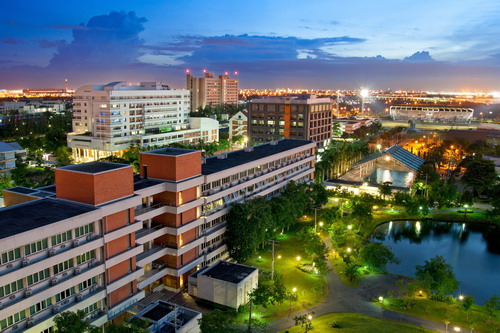
#> input picture Lab1/kmitl.jpg, 500 x 333 px, found by its file name
$ python lab1-1_4.py
#> lines starting #> are read from the running program, lines starting #| are printed output that depends on the picture
import cv2
import numpy as np
import math
import matplotlib.image as mpimg

#matplotlib notbook
from matplotlib import pyplot as plt
from mpl_toolkits.mplot3d import Axes3D

# Load the image in grayscale
image = cv2.imread('lab1/kmitl.jpg', cv2.IMREAD_GRAYSCALE)
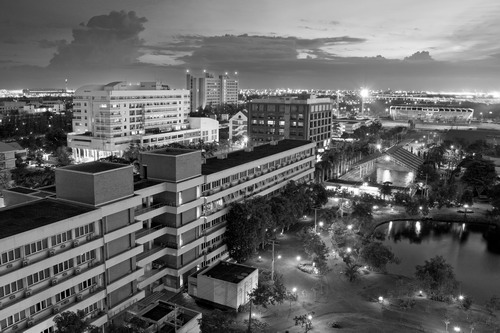
#> image: shape (333, 500); min 0, max 255, mean 101.3

# Resize the image to 200x200 pixels
width, height = 200, 200
resized_image = cv2.resize(image, (width, height))
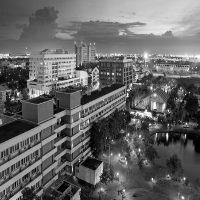
#> resized_image: shape (200, 200); min 0, max 255, mean 101.2

# Create meshgrid for X, Y coordinates
x_coords = np.arange(0, resized_image.shape[1])
#> x_coords = 200 values from 0 to 199
y_coords = np.arange(0, resized_image.shape[0])
#> y_coords = 200 values from 0 to 199
X, Y = np.meshgrid(x_coords, y_coords)

# Convert image pixel values to float for 3D plotting
image_float = resized_image.astype(float)

# Create a 3D figure
fig = plt.figure(figsize=(10, 6))
ax = fig.add_subplot(111, projection='3d')

# Plot the 3D surface
ax.plot_surface(X, Y, image_float, cmap='gray', linewidth=0)
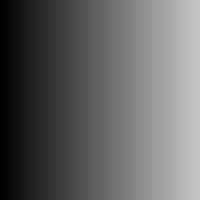
#> X: shape (200, 200) int64; min 0, max 199, mean 99.5

# Set labels and title
ax.set_xlabel('X')
ax.set_ylabel('Y')
ax.set_zlabel('Intensity')
ax.set_title('3D Surface Plot of Resized Image')

plt.show()
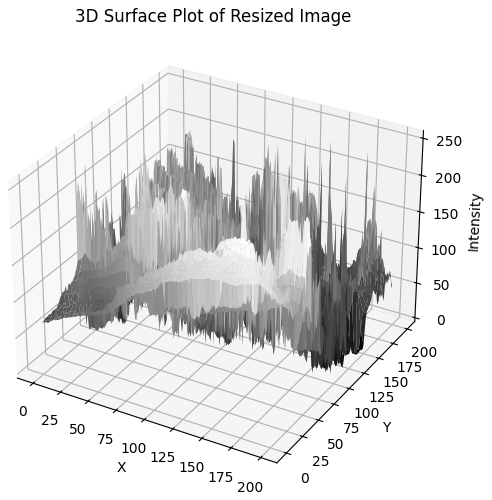
#> figure drawn by matplotlib, 1 panel

$ run again, with Lab1/chainat.jpg copied over Lab1/kmitl.jpg
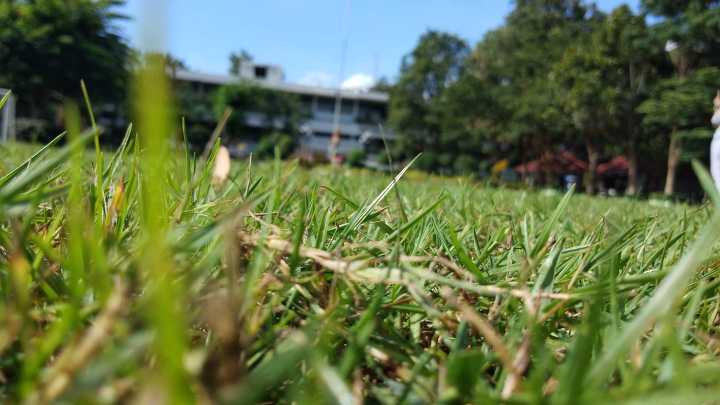
#> input picture Lab1/chainat.jpg, 1440 x 810 px, found by its file name (shown at 1/2 size)
#> `resized_image = cv2.resize(image, (width, height))`:
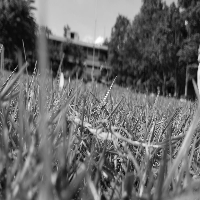
#> resized_image: shape (200, 200); min 1, max 255, mean 105
#> `plt.show()`:
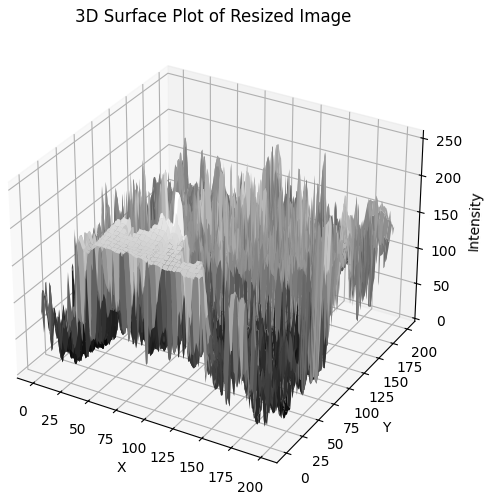
#> figure drawn by matplotlib, 1 panel
